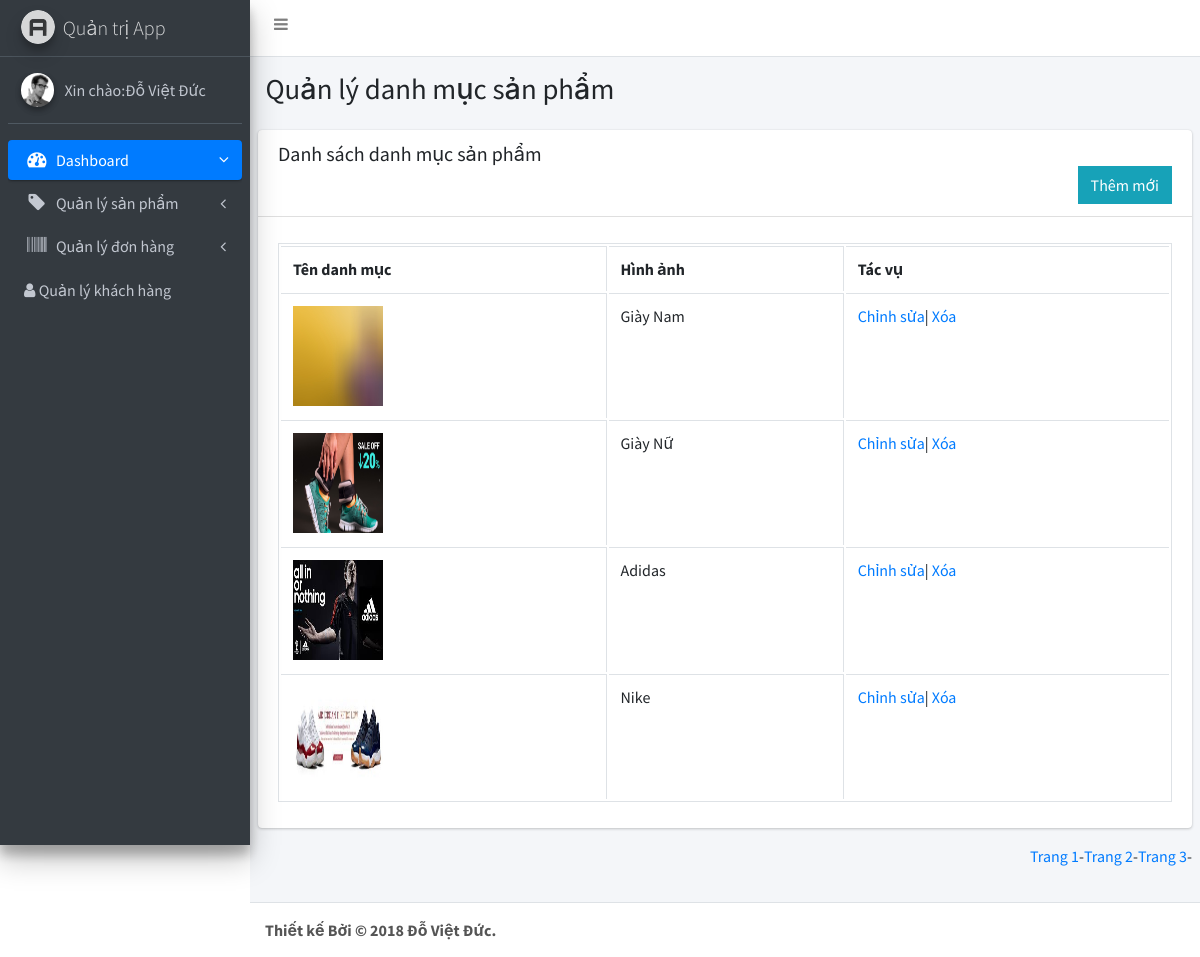
Page /api/control/danhmuc/index.php (signed in) on the committed database.
### tables this page shows
CREATE TABLE `product_type` (
  `id` int(11) NOT NULL,
  `name` varchar(100) DEFAULT NULL,
  `image` varchar(20) NOT NULL,
  `xoa` tinyint(4) NOT NULL DEFAULT '0'
);

### api/control/connect/truyvan.php (called while the page is built, shortened)
<?php
function DanhMucSanPham()
{
  $sql="select * from product_type WHERE product_type.xoa = 0";
  return mysql_query($sql);
}
?>

### api/control/danhmuc/index.php (the view, shortened to what this page needs)
<?php
require "../connect/truyvan.php";
$sp1trang = 5;
?>
<html>
<?php require "../blocks/head.php" ?>
<body class="hold-transition sidebar-mini">
<div class="wrapper">
  <nav class="main-header navbar navbar-expand bg-white navbar-light border-bottom">
    <ul class="navbar-nav">
      <li class="nav-item">
        <a class="nav-link" data-widget="pushmenu" href="#"><i class="fa fa-bars"></i></a>
      </li>
    </ul>
  </nav>
  <?php require "../blocks/slidebar.php" ?>
  <div class="content-wrapper">
    <section class="content-header">
      <div class="container-fluid">
        <div class="row mb-2">
          <div class="col-sm-6">
            <h1>Quản lý danh mục sản phẩm</h1>
          </div>
        </div>
      </div>
    </section>
    <section class="content">
      <div class="row">
        <div class="col-12">
          <div class="card">
            <div class="card-header">
              <h3 class="card-title">Danh sách danh mục sản phẩm </h3>
<button class="btn btn-info btn-flat" onclick="window.location.href='../danhmuc/Create.php'">Thêm mới</button>
            </div>
            <div class="card-body">
              <table id="example2" class="table table-bordered table-hover">
                  <th>Tên danh mục</th>
                  <th>Hình ảnh</th>
                  <th>Tác vụ</th>
                  <?php
 $qr = DanhMucSanPham();
	while($Loaisanpham = mysql_fetch_array($qr)){
	?>
                <tbody>
                <tr>
                  <td><img class="hinhanhproduct" src="../../images/type/<?php  echo $Loaisanpham ['image'];?>" /></td>
                  <td><?php  echo $Loaisanpham ['name'];?></td>
                 <td>
                 <a href="Edit.php?id=<?php  echo $Loaisanpham ['id'];?>">Chỉnh sửa</a>|
                  <a href="Delete.php?id=<?php  echo $Loaisanpham ['id'];?>">Xóa</a>
                 </td>
                </tbody>
<?php }?>
              </table>
        </div>
      </div>
   <div class="pagination">
<?php
$x = mysql_query("SELECT id FROM product");
$tongsosp = mysql_num_rows($x);
$sotrang = ceil($tongsosp / $sp1trang);
for($t=1; $t<=$sotrang; $t++){
  echo "<a  href='index.php?trang=$t'>Trang $t</a> - ";
}
?>
</div>
  </div>
    </section>
  </div>
  <?php require "../blocks/footer.php" ?>
</div>
</body>
</html>

### rows in the picture
product_type: image (picture), name "Giày Nam"
product_type: image (picture), name "Giày Nữ"
product_type: image (picture), name "Adidas"
product_type: image (picture), name "Nike"

### other values in the picture
$_SESSION["Name"] "Đỗ Việt Đức"
